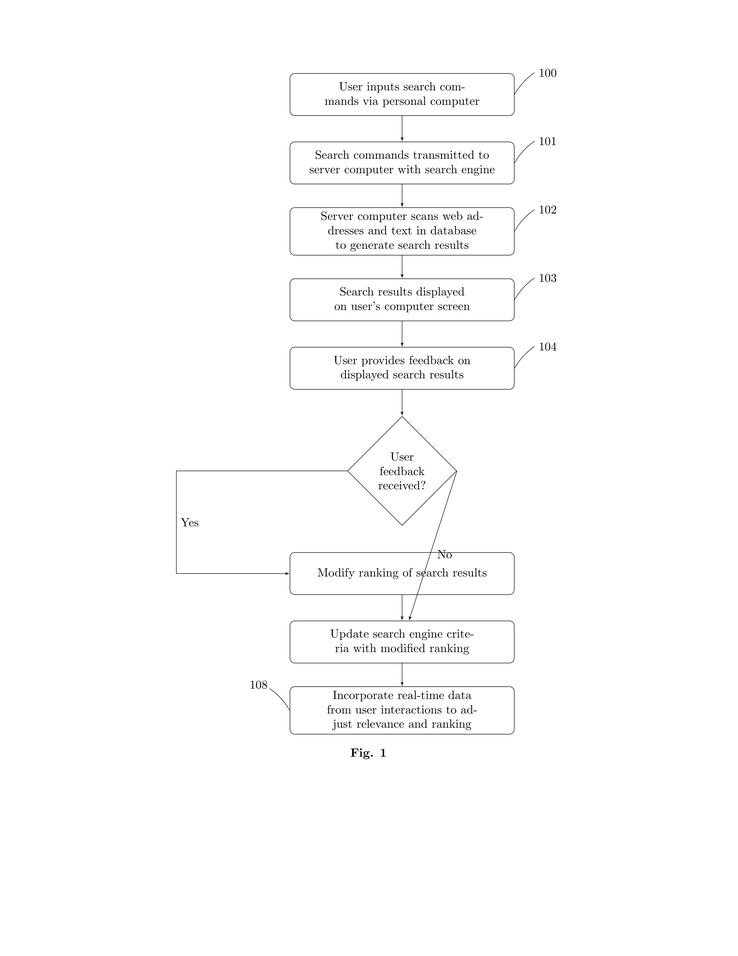
#> input picture img2.png, 738 x 956 px, shrunk from 2550 x 3300 before the run
$ python png.py
#> lines starting #> are read from the running program, lines starting #| are printed output that depends on the picture
import uuid
from PIL import Image,ImageChops

# [18 lines of commented-out code are left out]

def trim_white_space(input_image_path, padding=150):
#> called with input_image_path = 'img2.png', padding = 150
    img = Image.open(input_image_path)
#> img is the input picture: PIL image 738x956 RGB; min 0, max 255, mean 252.1
    img = img.convert("RGB")

    bg_color = (255, 255, 255)

    bg = Image.new("RGB", img.size, bg_color)
#> bg: PIL image 738x956 RGB; every value is 255
    diff = ImageChops.difference(img, bg)
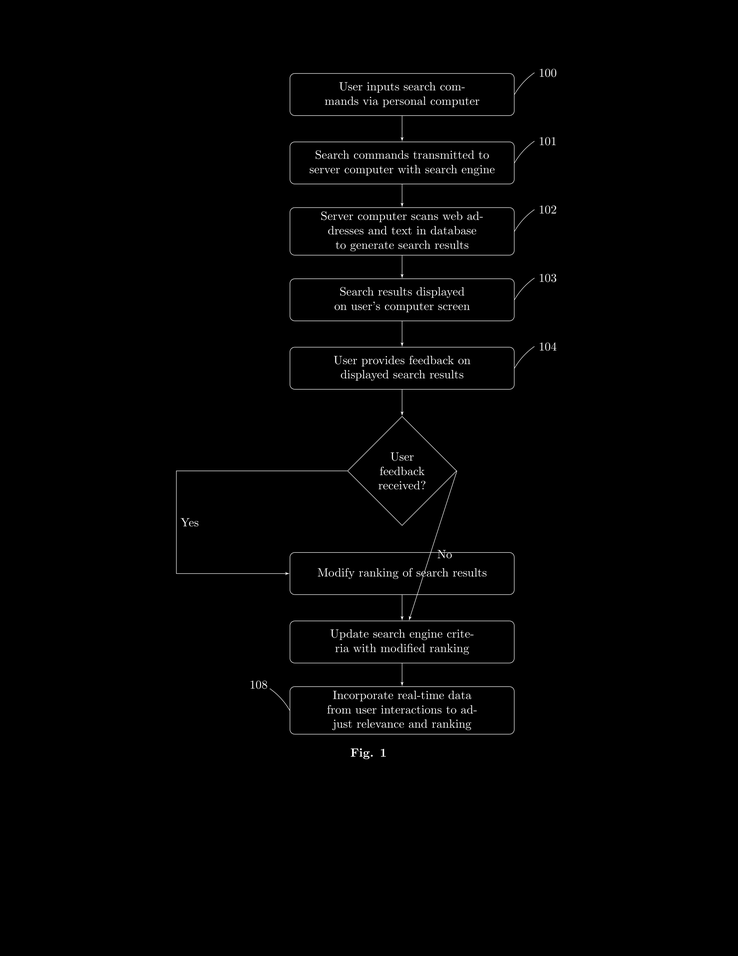
#> diff: PIL image 738x956 RGB; min 0, max 255, mean 2.9
    bbox = diff.getbbox()
#> bbox = (173, 66, 559, 762)
    print(bbox)
#| (173, 66, 559, 762)
    if bbox:
        #adding padding
        left = max(0, bbox[0] - padding)
#> left = 23
        upper = max(0, bbox[1] - padding)
#> upper = 0
        right = min(img.size[0], bbox[2] + padding)
#> right = 709
        lower = min(img.size[1], bbox[3] + padding)
#> lower = 912

        # Crop the image with the adjusted bounding box
        trimmed_img = img.crop((left, upper, right, lower))
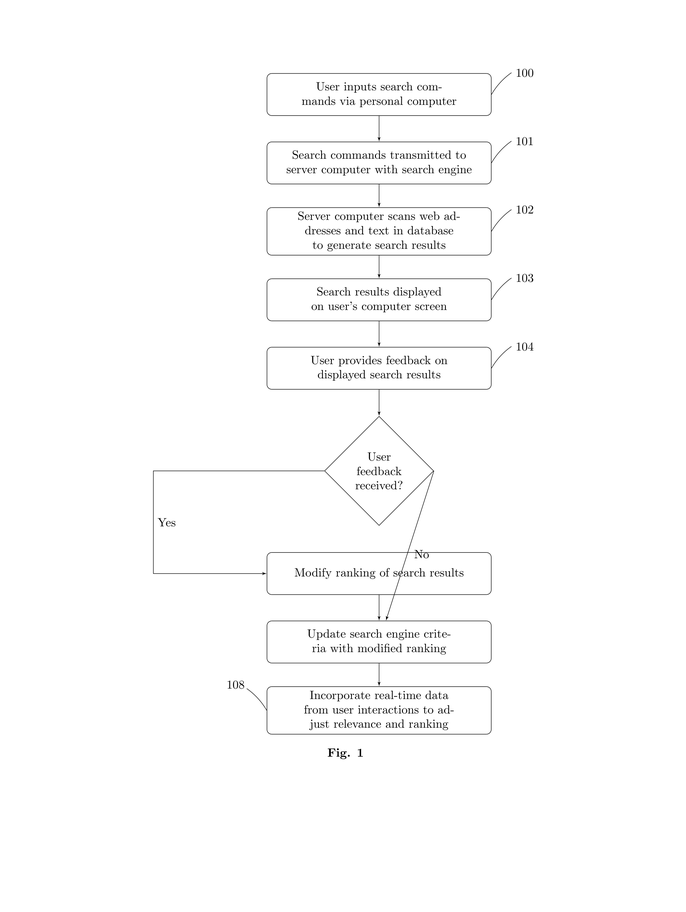
#> trimmed_img: PIL image 686x912 RGB; min 0, max 255, mean 251.8
        image_filename = f"temp_{uuid.uuid4().hex[:5]}_{padding}.png"
        print(image_filename)
        trimmed_img.save(image_filename)
# for i in range(5):
trim_white_space("img2.png")


# [39 lines of commented-out code are left out]

$ run again, with img1.png copied over img2.png
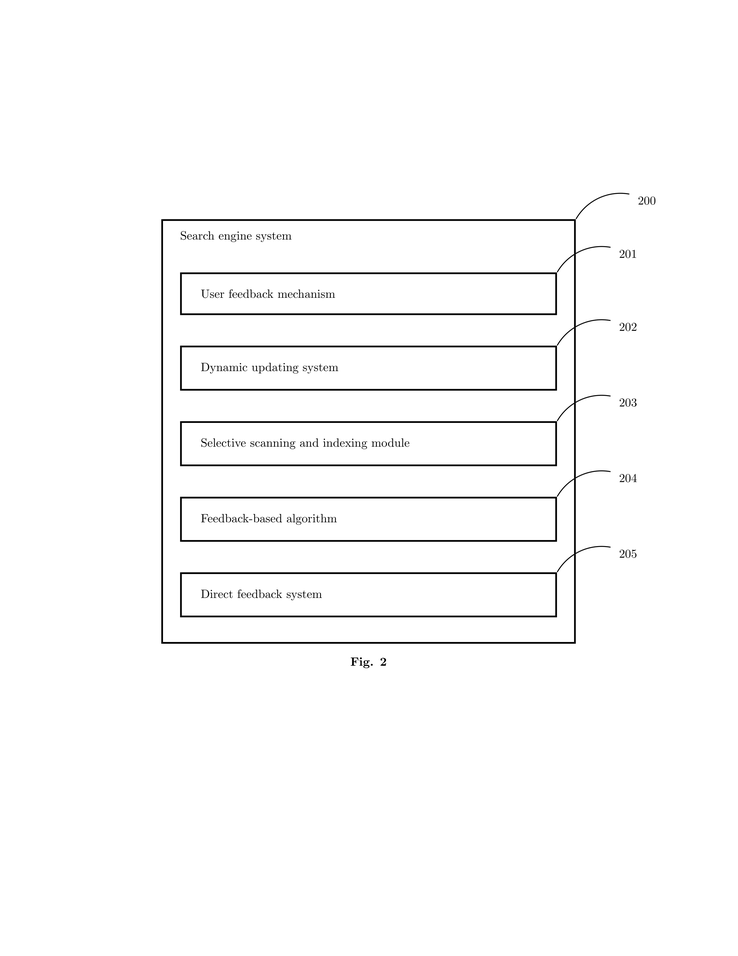
#> input picture img1.png, 738 x 956 px, shrunk from 2550 x 3300 before the run
#> in trim_white_space, img is the input picture: PIL image 738x956 RGB; min 0, max 255, mean 250.5
#> bg: PIL image 738x956 RGB; every value is 255
#> in trim_white_space, `diff = ImageChops.difference(img, bg)`:
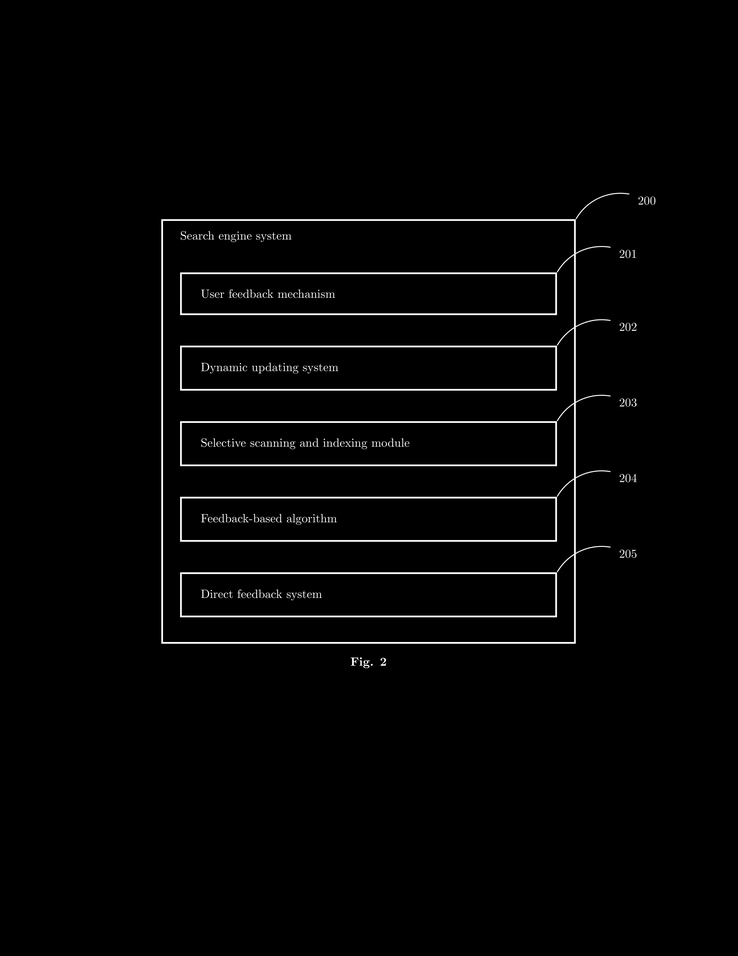
#> diff: PIL image 738x956 RGB; min 0, max 255, mean 4.5
#> bbox = (159, 190, 658, 671)
#| (159, 190, 658, 671)
#> left = 9
#> upper = 40
#> right = 738
#> lower = 821
#> in trim_white_space, `trimmed_img = img.crop((left, upper, right, lower))`:
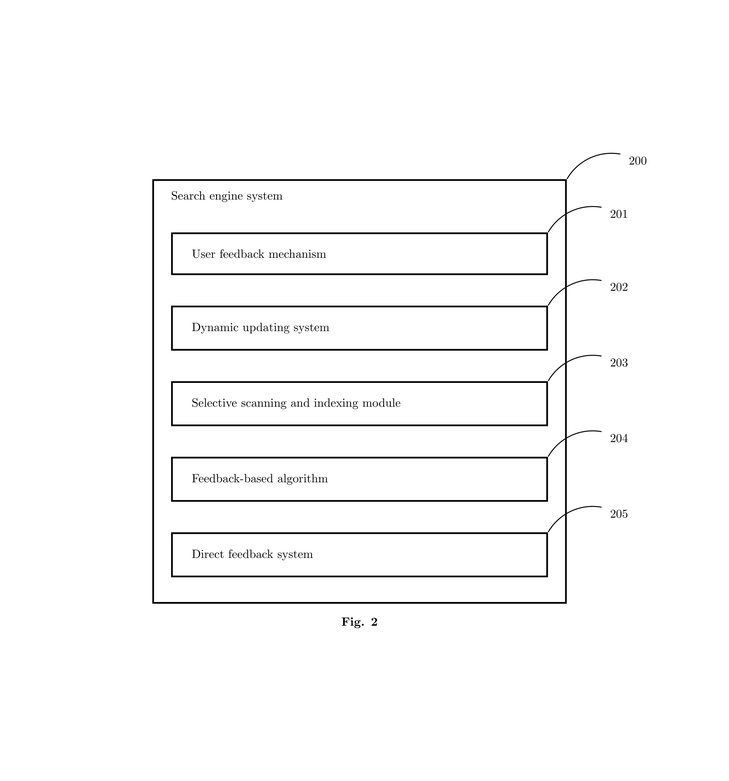
#> trimmed_img: PIL image 729x781 RGB; min 0, max 255, mean 249.4

$ run again, with output_image134.png copied over img2.png
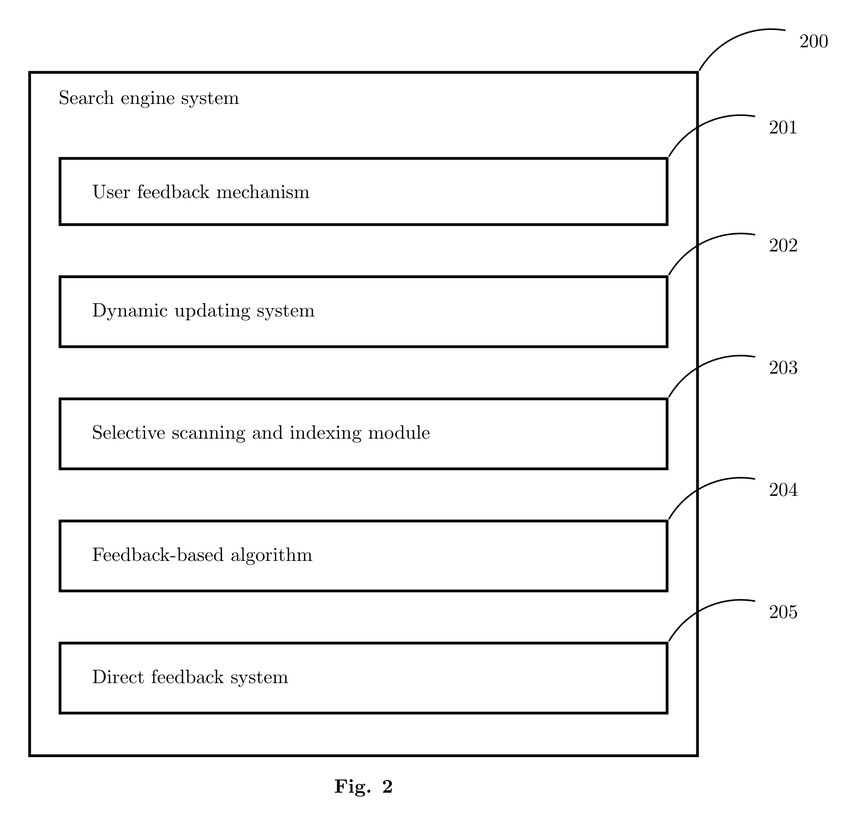
#> input picture output_image134.png, 856 x 825 px, shrunk from 1828 x 1762 before the run
#> in trim_white_space, img is the input picture: PIL image 856x825 RGB; min 0, max 255, mean 243.4
#> bg: PIL image 856x825 RGB; every value is 255
#> in trim_white_space, `diff = ImageChops.difference(img, bg)`:
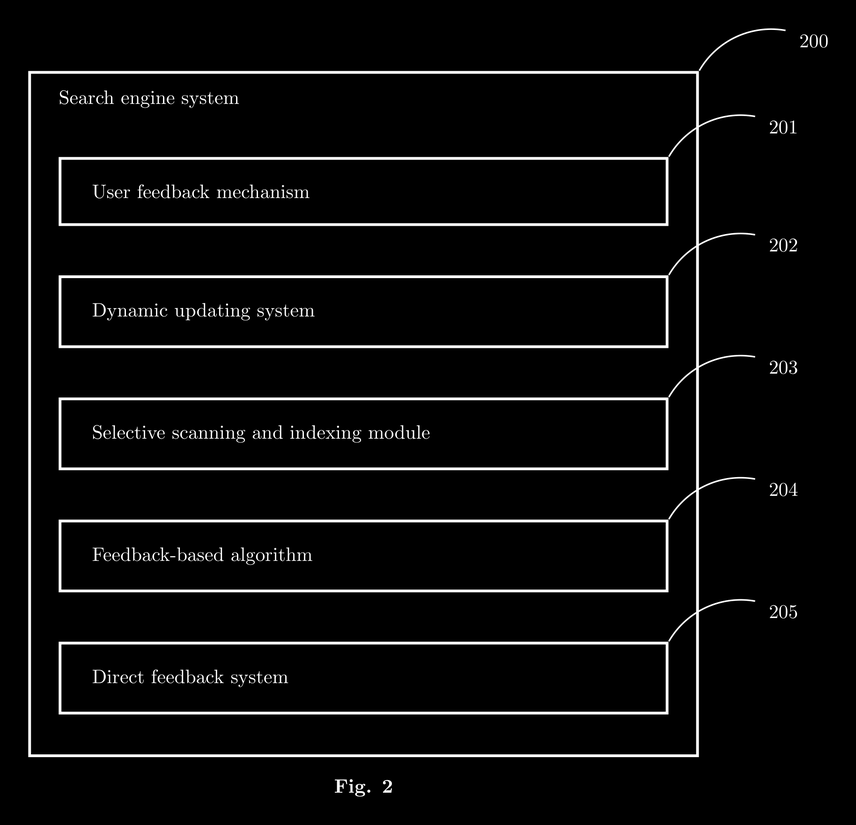
#> diff: PIL image 856x825 RGB; min 0, max 255, mean 11.6
#> bbox = (26, 26, 830, 799)
#| (26, 26, 830, 799)
#> left = 0
#> right = 856
#> lower = 825
